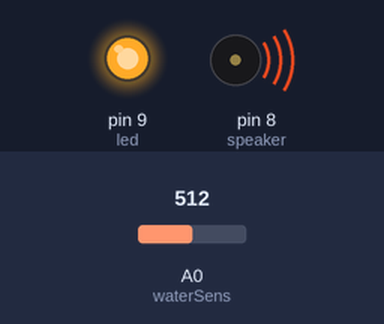
Bench run of a sketch on a simulated Arduino Uno, built with avr-gcc and run on an emulated ATmega328P. Parts: output pins drawn as LEDs (lit = HIGH), buzzer (waves = sounding). The test bench sets the inputs (shaded band); at power-on: A0 (waterSens) = 512. The modem accepts every AT command (registered, SIM ready, sends succeed) and sends nothing else.

Above: at 9.6 s.
9.7 s: A0 (waterSens) set to 412
At 10.2 s:
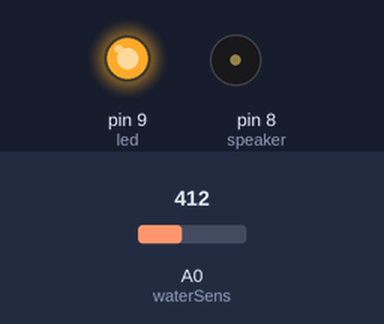
18.8 s: A0 (waterSens) set to 389
At 26.8 s:
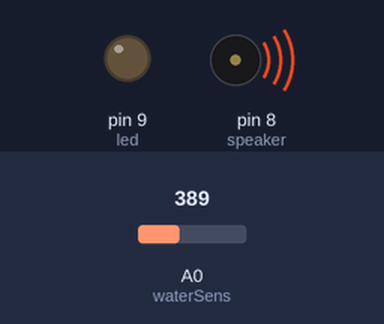
At 28.2 s:
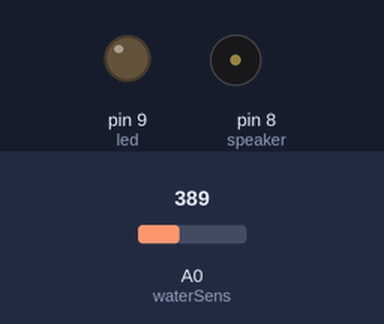
Timing chart, 0 to 29.7 s (numbered marks = the images above; inputs shaded):
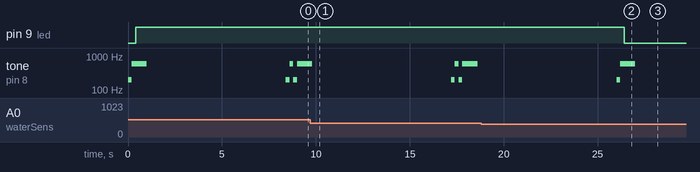

Measured:
- the behaviour switches between 400 and 399 on A0 (waterSens) (found by bisection; images 1 and 2)
- after the input at 18.8 s, pin 9 (led): HIGH → LOW after 7.6 s

The sketch:

EWS_water-sensor_gsm.ino
```cpp
#include <SoftwareSerial.h>
const int waterSens = A0;//define water sensor to pin A0
const int speaker = 8;//define speaker to pin 8
const int led = 9;
const int txd = 2;
const int rxd = 3;
SoftwareSerial mySerial = SoftwareSerial (rxd, txd);
int SensorValue;//create sensor data variable

void setup() {


pinMode(speaker, OUTPUT);//set speaker as an output

pinMode(waterSens, INPUT); //set water sensor as an input

pinMode(led, OUTPUT);

}

void loop() {

  int sensorValue = analogRead(waterSens);//read the water sensor value
if (sensorValue >= 400) {
      tone(speaker, 200, 560);
      delay(200);
      tone(speaker, 600, 800);
      delay(200);
      digitalWrite(led, HIGH);
       mySerial.print("AT+CMGF=1\r");
       delay(1000);
       mySerial.print("AT+CMGS=\"+639663941206\"\r");
       delay(1000);
       mySerial.println("INTRUDER ALERT!" );
       mySerial.print("\r");
       delay(1000);
       mySerial.println((char)26);
       mySerial.println();
       delay(5000);
       tone(speaker, 200, 560);
       delay(200);
       tone(speaker, 600, 800);
       delay(200);
       digitalWrite(led, HIGH);

     }//if the sensor senses water then play an alarm
     else
      {
      digitalWrite(led, LOW);
      digitalWrite(speaker, LOW);
      }

}
 
```
